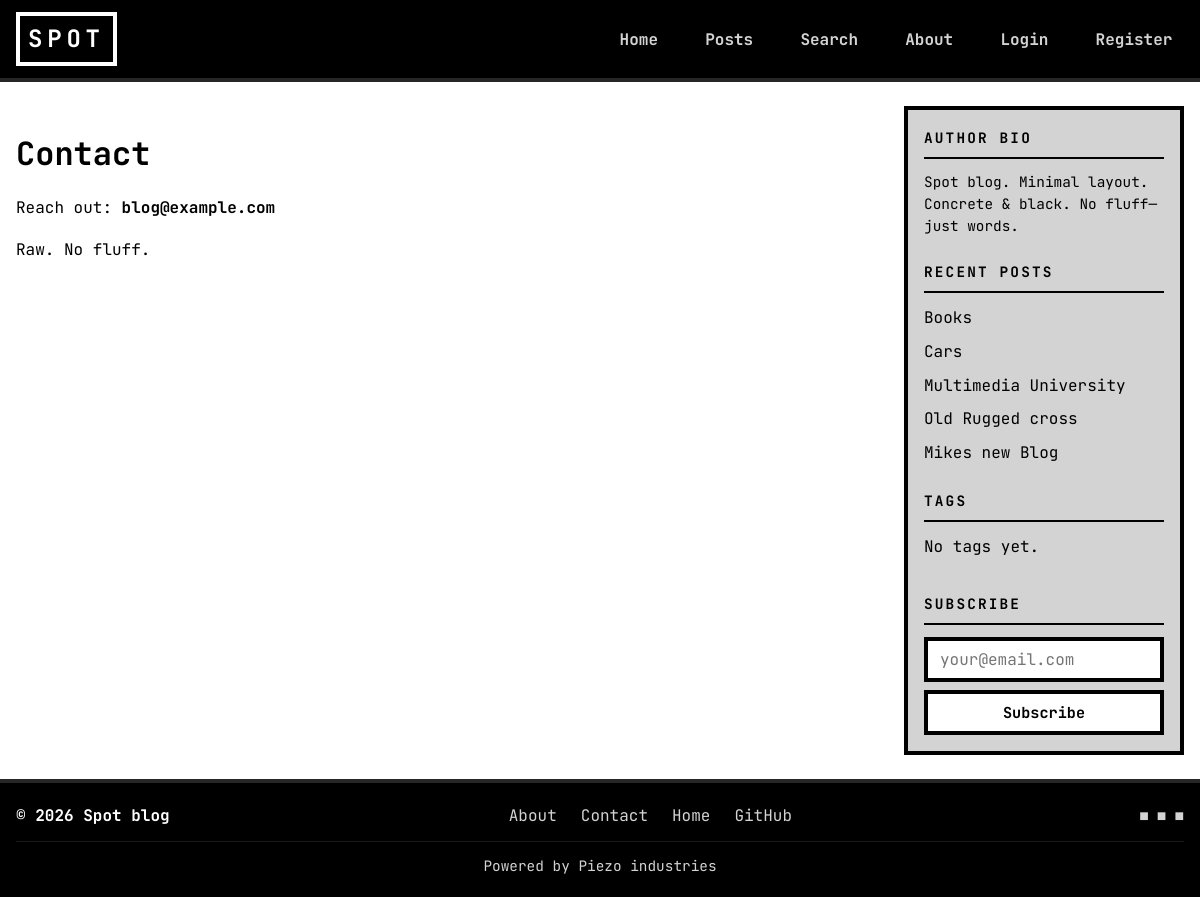
Page /contact/ on the earlier database version.
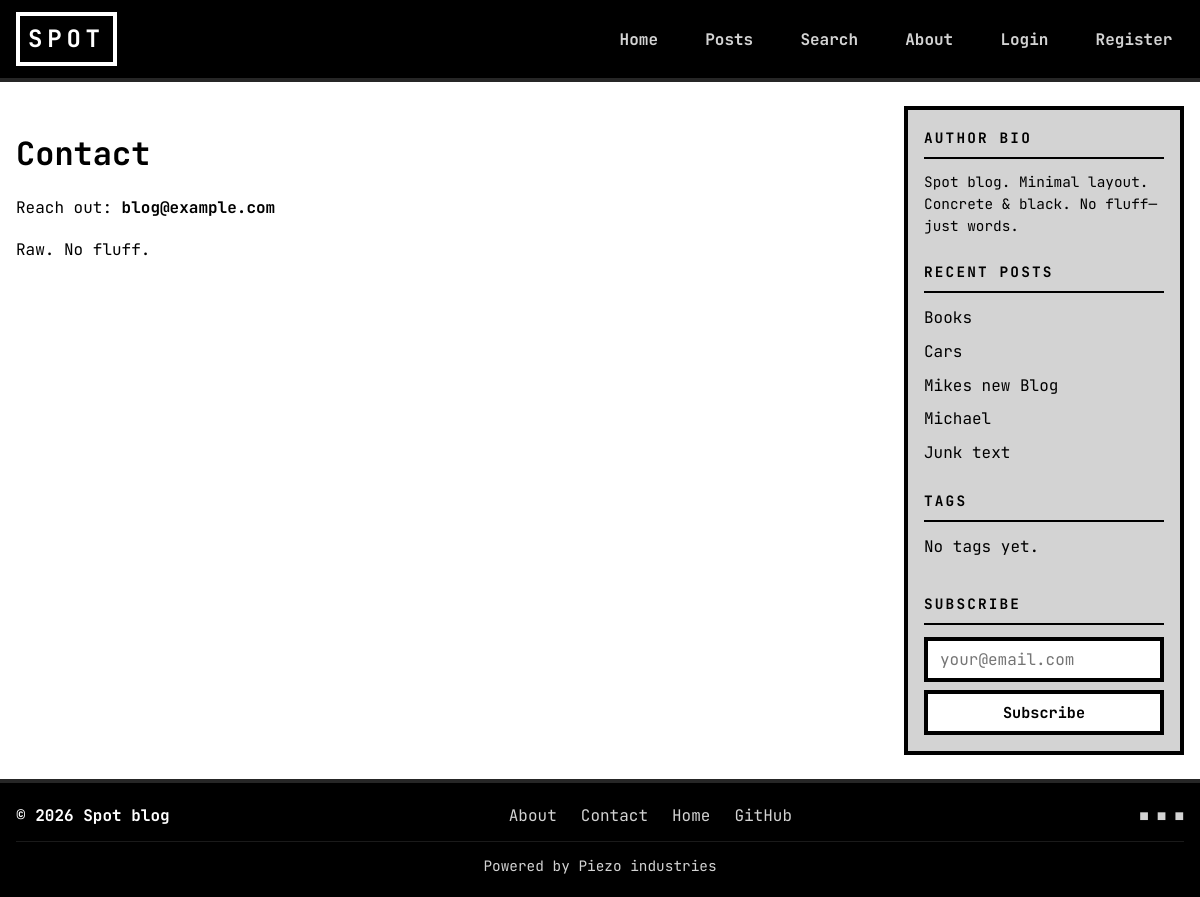
Same page on the later database version.
### blog2/models.py (models this page shows, shortened)
class Post(models.Model):
    title = models.CharField(max_length=200)
    author = models.ForeignKey(
        settings.AUTH_USER_MODEL,
        on_delete=models.CASCADE,
        related_name='posts'
    )
    body = models.TextField()
    excerpt = models.CharField(max_length=300, blank=True)
    created_at = models.DateTimeField(auto_now_add=True)
    updated_at = models.DateTimeField(auto_now=True)
    tags = models.ManyToManyField(Tag, blank=True, related_name='posts')
    class Meta:
        ordering = ['-created_at']

### blog2/views.py (the view)
# urls.py: path('contact/', views.contact_view, name='contact'),
def contact_view(request):
    return render(request, 'contact.html')

### blog2/context_processors.py (called while the page is built)
def sidebar_context(request):
    return {
        'recent_sidebar_posts': Post.objects.all()[:5],
        'sidebar_tags': Tag.objects.all()[:15],
    }

### templates/contact.html (shortened to what this page needs)
{% extends 'base.html' %}
{% block content %}
<div class="page-content">
  <h1>Contact</h1>
  <p>Reach out: <strong>blog@example.com</strong></p>
  <p>Raw. No fluff.</p>
</div>
{% endblock %}

### templates/includes/sidebar.html (shortened to what this page needs)
<aside class="sidebar">
    <section class="sidebar-block sidebar-bio">
        <h3 class="sidebar-title">Author Bio</h3>
        <p>Spot blog. Minimal layout. Concrete &amp; black. No fluff—just words.</p>
    </section>
    <section class="sidebar-block">
        <h3 class="sidebar-title">Recent Posts</h3>
        <ul class="sidebar-list">
            {% for post in recent_sidebar_posts %}
            <li><a href="{% url 'post_detail' post.pk %}">{{ post.title|truncatewords:6 }}</a></li>
            {% empty %}
            <li>No posts yet.</li>
            {% endfor %}
        </ul>
    </section>
    <section class="sidebar-block">
        <h3 class="sidebar-title">Tags</h3>
        <ul class="sidebar-tags">
            {% for tag in sidebar_tags %}
            <li><a href="{% url 'search' %}?q={{ tag.name|urlencode }}">{{ tag.name }}</a></li>
            {% empty %}
            <li>No tags yet.</li>
            {% endfor %}
        </ul>
    </section>
    <section class="sidebar-block">
        <h3 class="sidebar-title">Subscribe</h3>
        <form class="sidebar-subscribe" action="#" method="post">
            <input type="email" name="email" placeholder="your@email.com" class="brutalist-input" required aria-label="Email">
            <button type="submit" class="animated-button brutalist-btn">Subscribe</button>
        </form>
    </section>
</aside>

Differences in the rows shown:
removed Post: title "Multimedia University"
removed Post: title "Old Rugged cross"
added Post: title "Michael"
added Post: title "Junk text"
